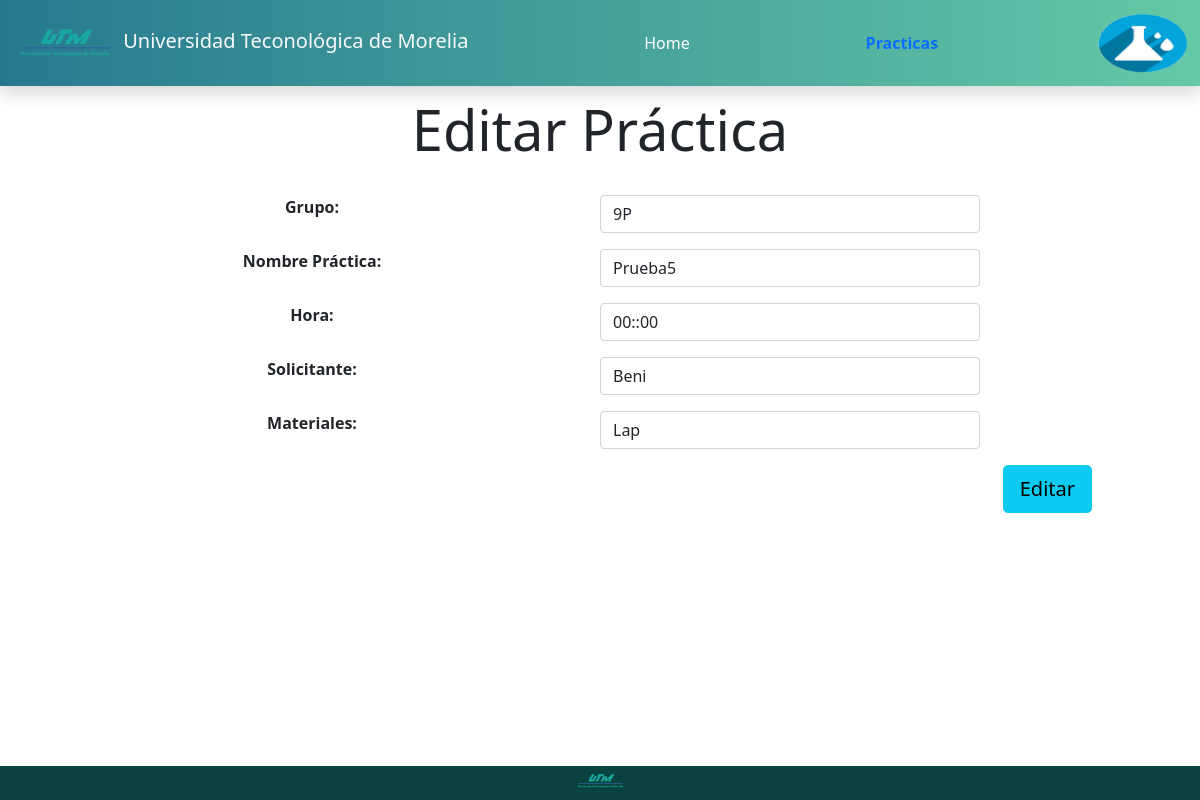
The page /editarSolicitud/5/ on the database its author committed.
### inicio/models.py (models this page shows)
class MaterialesPractica(models.Model):
    id=models.AutoField(primary_key=True,verbose_name="Clave")
    nombrePractica=models.TextField()
    hora=models.CharField(max_length=15)
    solicitante=models.TextField()
    grupo=models.CharField(max_length=4)
    material= models.TextField()

### inicio/views.py (the view)
# urls.py: path('editarSolicitud/<int:id>/',views.editar,name="Editar"),
def editar(request,id):
     practica = get_object_or_404(MaterialesPractica, id=id)
     if request.method=='POST':
        form = MaterialesForm(request.POST,instance=practica)
        if form.is_valid():
            form.save()
            registros=MaterialesPractica.objects.all()
            return render(request,"paginas/practicasDshbd.html",{'registros':registros})
     return render(request,"paginas/editar.html",{'practica':practica})

### inicio/templates/paginas/editar.html (shortened to what this page needs)
{% extends "paginas/cabezera.html" %}
{% block contenido %}
<div class="container-fluid " >
    <div class="row pt-5 mt-5">
        <div class="col text-center">
            <p class="display-4">Editar Práctica</p>
           <div class="row">
               <div class="col">
                <form action="{% url 'Editar' practica.id %}" method="POST" role="form" >
                    <div class="row mx-auto mt-3">
                        <div class="col-6 pe-0 me-0 ">
                            <label for="exampleInputEmail1" class="form-label fw-bold">Grupo:</label>
                        </div>
                        <div class="col-4 ps-0 ms-0">
                            <input class="form-control" id="exampleInputEmail1" aria-describedby="emailHelp" value="{{practica.grupo}}"  required name="grupo" >
                        </div>
                    </div>
                    <div class="row mx-auto mt-3">
                        <div class="col-6 pe-0 me-0 ">
                            <label for="exampleInputEmail1" class="form-label fw-bold">Nombre Práctica:</label>
                        </div>
                        <div class="col-4 ps-0 ms-0">
                            <input class="form-control" id="exampleInputEmail1" aria-describedby="emailHelp" value="{{practica.nombrePractica}}" required name="nombrePractica">
                        </div>
                    </div>
                    <div class="row mx-auto mt-3">
                        <div class="col-6 pe-0 me-0 ">
                            <label for="exampleInputEmail1" class="form-label fw-bold ">Hora:</label>
                        </div>
                        <div class="col-4 ps-0 ms-0">
                            <input  class="form-control" id="exampleInputEmail1" aria-describedby="emailHelp" value="{{practica.hora}} " required name="hora">
                        </div>
                    </div>
                    <div class="row mx-auto mt-3">
                        <div class="col-6 pe-0 me-0 ">
                            <label for="exampleInputEmail1" class="form-label fw-bold">Solicitante:</label>
                        </div>
                        <div class="col-4 ps-0 ms-0">
                            <input  class="form-control" id="exampleInputEmail1" aria-describedby="emailHelp" value="{{practica.solicitante}}" required name="solicitante">
                        </div>
                    </div>
                    <div class="row mx-auto mt-3">
                        <div class="col-6 pe-0 me-0 ">
                            <label for="exampleInputEmail1" class="form-label fw-bold">Materiales:</label>
                        </div>
                        <div class="col-4 ps-0 ms-0">
                            <input  class="form-control" id="exampleInputEmail1" aria-describedby="emailHelp" name="material" required value="{{practica.material}}">
                        </div>
                    </div>
                    <div class="d-flex justify-content-end  mt-3 me-5 pe-5">
                        <input type="Submit" class="btn btn-info btn-lg" value="Editar">
                    </div>
                    </form>
                </div>
           </div>
        </div>
    </div>
</div>
{% endblock %}

### rows shown on the page
MaterialesPractica: grupo "9P", nombrePractica "Prueba5", hora "00::00", solicitante "Beni", material "Lap"
